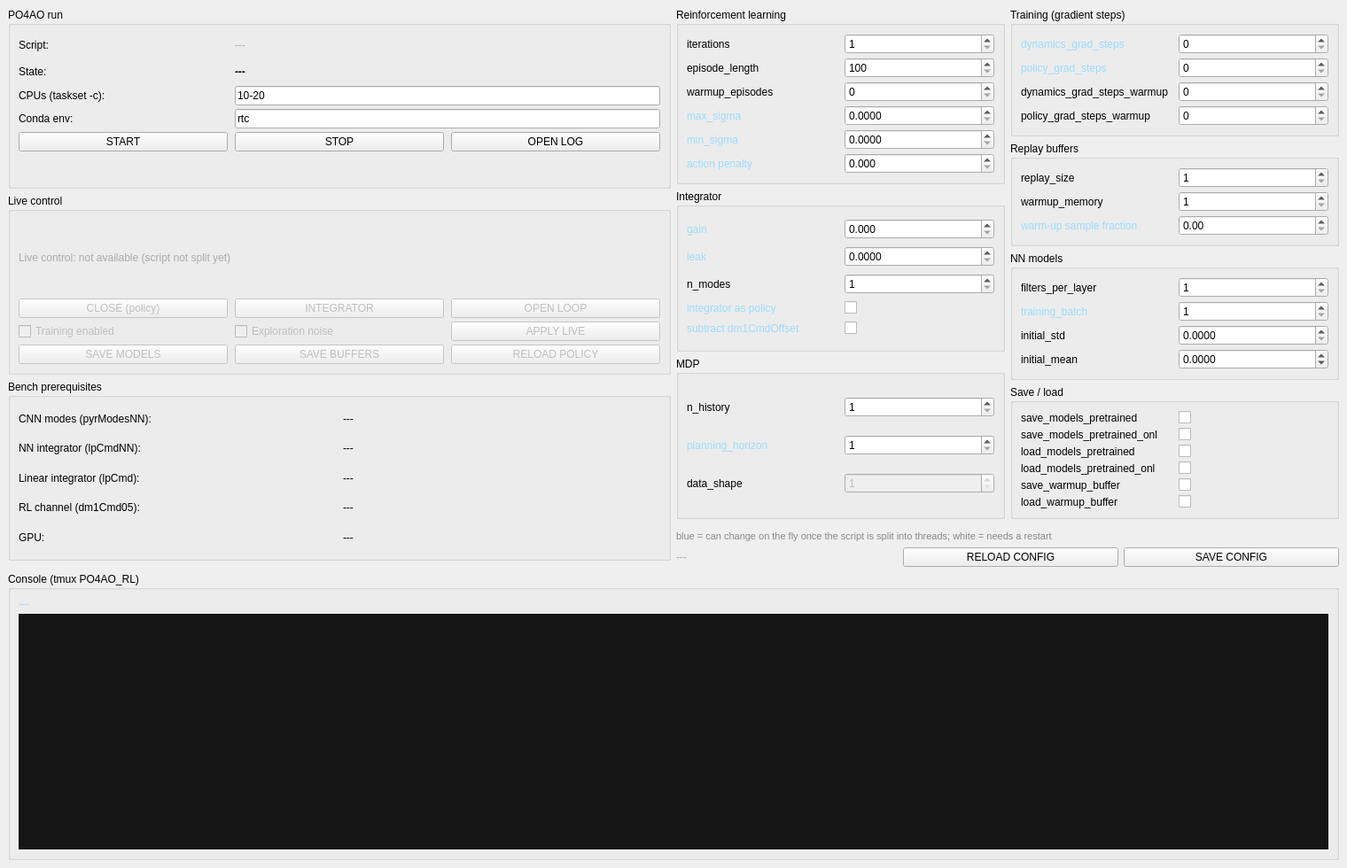
<?xml version="1.0" encoding="UTF-8"?>
<ui version="4.0">
 <class>MainWindow</class>
<widget class="QMainWindow" name="MainWindow"><property name="geometry"><rect><x>0</x><y>0</y><width>1520</width><height>980</height></rect></property><property name="windowTitle"><string>RAMA PO4AO Control</string></property><widget class="QWidget" name="centralwidget"><layout class="QVBoxLayout" name="mainLayout"><item><layout class="QHBoxLayout" name="topLayout"><item><layout class="QVBoxLayout" name="leftColumn"><item><widget class="QGroupBox" name="runGroup"><property name="title"><string>PO4AO run</string></property><layout class="QGridLayout" name="runGrid"><property name="horizontalSpacing"><number>8</number></property><property name="verticalSpacing"><number>4</number></property><item row="0" column="0"><widget class="QLabel" name="scriptLabel"><property name="text"><string>Script:</string></property></widget></item><item row="0" column="1" colspan="2"><widget class="QLabel" name="scriptPathLabel"><property name="text"><string>---</string></property><property name="styleSheet"><string>color: #aaaaaa;</string></property></widget></item><item row="1" column="0"><widget class="QLabel" name="runStateTitle"><property name="text"><string>State:</string></property></widget></item><item row="1" column="1" colspan="2"><widget class="QLabel" name="runStateLabel"><property name="text"><string>---</string></property><property name="styleSheet"><string>font-weight: bold;</string></property></widget></item><item row="2" column="0"><widget class="QLabel" name="cpuTitle"><property name="text"><string>CPUs (taskset -c):</string></property></widget></item><item row="2" column="1" colspan="2"><widget class="QLineEdit" name="cpuEdit"><property name="text"><string>10-20</string></property><property name="toolTip"><string>CPU list for taskset, e.g. 10-20 or 4,5,10-12; empty = no pinning</string></property></widget></item><item row="3" column="0"><widget class="QLabel" name="condaTitle"><property name="text"><string>Conda env:</string></property></widget></item><item row="3" column="1" colspan="2"><widget class="QLineEdit" name="condaEnvEdit"><property name="text"><string>rtc</string></property><property name="toolTip"><string>Environment activated with 'conda activate' before running the script (torch + dao)</string></property></widget></item><item row="4" column="0"><widget class="QPushButton" name="startButton"><property name="text"><string>START</string></property><property name="toolTip"><string>Launch po4ao_rama.py in the PO4AO_RL tmux session with the saved config (it drives the DM)</string></property></widget></item><item row="4" column="1"><widget class="QPushButton" name="stopButton"><property name="text"><string>STOP</string></property><property name="toolTip"><string>Ctrl-C the PO4AO_RL session</string></property></widget></item><item row="4" column="2"><widget class="QPushButton" name="logButton"><property name="text"><string>OPEN LOG</string></property><property name="toolTip"><string>Open a terminal attached to the tmux session</string></property></widget></item><item row="5" column="0" colspan="3"><widget class="QLabel" name="runCommandLabel"><property name="text"><string></string></property><property name="styleSheet"><string>color: #888888; font-size: 11px;</string></property></widget></item></layout></widget></item><item><widget class="QGroupBox" name="liveGroup"><property name="title"><string>Live control</string></property><layout class="QGridLayout" name="liveGrid"><property name="horizontalSpacing"><number>8</number></property><property name="verticalSpacing"><number>4</number></property><item row="0" column="0" colspan="3"><widget class="QLabel" name="liveStateLabel"><property name="text"><string>Live control: not available (script not split yet)</string></property><property name="styleSheet"><string>color: #aaaaaa;</string></property></widget></item><item row="1" column="0"><widget class="QPushButton" name="closeLoopButton"><property name="text"><string>CLOSE (policy)</string></property><property name="toolTip"><string>Policy drives dm1Cmd05</string></property><property name="enabled"><bool>false</bool></property></widget></item><item row="1" column="1"><widget class="QPushButton" name="integratorButton"><property name="text"><string>INTEGRATOR</string></property><property name="toolTip"><string>Integrator drives dm1Cmd05</string></property><property name="enabled"><bool>false</bool></property></widget></item><item row="1" column="2"><widget class="QPushButton" name="openLoopButton"><property name="text"><string>OPEN LOOP</string></property><property name="toolTip"><string>Stop writing dm1Cmd05 (flat)</string></property><property name="enabled"><bool>false</bool></property></widget></item><item row="2" column="0"><widget class="QCheckBox" name="trainingCheckBox"><property name="text"><string>Training enabled</string></property><property name="enabled"><bool>false</bool></property></widget></item><item row="2" column="1"><widget class="QCheckBox" name="explorationCheckBox"><property name="text"><string>Exploration noise</string></property><property name="enabled"><bool>false</bool></property></widget></item><item row="2" column="2"><widget class="QPushButton" name="applyLiveButton"><property name="text"><string>APPLY LIVE</string></property><property name="toolTip"><string>Send the blue parameters to the running script</string></property><property name="enabled"><bool>false</bool></property></widget></item><item row="3" column="0"><widget class="QPushButton" name="saveModelsButton"><property name="text"><string>SAVE MODELS</string></property><property name="toolTip"><string>Checkpoint dynamics + policy now</string></property><property name="enabled"><bool>false</bool></property></widget></item><item row="3" column="1"><widget class="QPushButton" name="saveBuffersButton"><property name="text"><string>SAVE BUFFERS</string></property><property name="toolTip"><string>Dump the replay buffers now</string></property><property name="enabled"><bool>false</bool></property></widget></item><item row="3" column="2"><widget class="QPushButton" name="reloadPolicyButton"><property name="text"><string>RELOAD POLICY</string></property><property name="toolTip"><string>Swap the inference policy with the latest trained one</string></property><property name="enabled"><bool>false</bool></property></widget></item></layout></widget></item><item><widget class="QGroupBox" name="prereqGroup"><property name="title"><string>Bench prerequisites</string></property><layout class="QGridLayout" name="prereqGrid"><property name="horizontalSpacing"><number>8</number></property><property name="verticalSpacing"><number>4</number></property><item row="0" column="0"><widget class="QLabel" name="preCnnTitle"><property name="text"><string>CNN modes (pyrModesNN):</string></property></widget></item><item row="0" column="1"><widget class="QLabel" name="preCnnLabel"><property name="text"><string>---</string></property></widget></item><item row="1" column="0"><widget class="QLabel" name="preNnLoopTitle"><property name="text"><string>NN integrator (lpCmdNN):</string></property></widget></item><item row="1" column="1"><widget class="QLabel" name="preNnLoopLabel"><property name="text"><string>---</string></property></widget></item><item row="2" column="0"><widget class="QLabel" name="preLinLoopTitle"><property name="text"><string>Linear integrator (lpCmd):</string></property></widget></item><item row="2" column="1"><widget class="QLabel" name="preLinLoopLabel"><property name="text"><string>---</string></property></widget></item><item row="3" column="0"><widget class="QLabel" name="preDmTitle"><property name="text"><string>RL channel (dm1Cmd05):</string></property></widget></item><item row="3" column="1"><widget class="QLabel" name="preDmLabel"><property name="text"><string>---</string></property></widget></item><item row="4" column="0"><widget class="QLabel" name="preGpuTitle"><property name="text"><string>GPU:</string></property></widget></item><item row="4" column="1"><widget class="QLabel" name="preGpuLabel"><property name="text"><string>---</string></property></widget></item></layout></widget></item><item><spacer name="leftSpacer"><property name="orientation"><enum>Qt::Vertical</enum></property></spacer></item></layout></item><item><layout class="QVBoxLayout" name="rightColumn"><item><layout class="QHBoxLayout" name="paramColumns"><item><layout class="QVBoxLayout" name="paramColA"><item><widget class="QGroupBox" name="grp__RL"><property name="title"><string>Reinforcement learning</string></property><layout class="QGridLayout" name="grid__RL"><property name="horizontalSpacing"><number>8</number></property><property name="verticalSpacing"><number>4</number></property><item row="0" column="0"><widget class="QLabel" name="lbl__RL__iterations"><property name="text"><string>iterations</string></property><property name="toolTip"><string>Policy episodes after warm-up
Needs a restart of the script</string></property></widget></item><item row="0" column="1"><widget class="QSpinBox" name="cfg__RL__iterations"><property name="minimum"><number>1</number></property><property name="maximum"><number>100000</number></property><property name="singleStep"><number>1</number></property><property name="keyboardTracking"><bool>false</bool></property><property name="toolTip"><string>Policy episodes after warm-up
Needs a restart of the script</string></property></widget></item><item row="1" column="0"><widget class="QLabel" name="lbl__RL__episode_length"><property name="text"><string>episode_length</string></property><property name="toolTip"><string>Frames per episode (replay buffers are sized with it)
Needs a restart of the script</string></property></widget></item><item row="1" column="1"><widget class="QSpinBox" name="cfg__RL__episode_length"><property name="minimum"><number>100</number></property><property name="maximum"><number>1000000</number></property><property name="singleStep"><number>1000</number></property><property name="keyboardTracking"><bool>false</bool></property><property name="toolTip"><string>Frames per episode (replay buffers are sized with it)
Needs a restart of the script</string></property></widget></item><item row="2" column="0"><widget class="QLabel" name="lbl__RL__warmup_episodes"><property name="text"><string>warmup_episodes</string></property><property name="toolTip"><string>Integrator (+ noise) episodes filling the warm-up buffer
Needs a restart of the script</string></property></widget></item><item row="2" column="1"><widget class="QSpinBox" name="cfg__RL__warmup_episodes"><property name="minimum"><number>0</number></property><property name="maximum"><number>1000</number></property><property name="singleStep"><number>1</number></property><property name="keyboardTracking"><bool>false</bool></property><property name="toolTip"><string>Integrator (+ noise) episodes filling the warm-up buffer
Needs a restart of the script</string></property></widget></item><item row="3" column="0"><widget class="QLabel" name="lbl__RL__max_sigma"><property name="text"><string>max_sigma</string></property><property name="toolTip"><string>Initial exploration noise (DM units, x1e-2 in the script)
Can change on the fly (once the script is split)</string></property><property name="styleSheet"><string>color: #9cdcfe;</string></property></widget></item><item row="3" column="1"><widget class="QDoubleSpinBox" name="cfg__RL__max_sigma"><property name="decimals"><number>4</number></property><property name="minimum"><double>0</double></property><property name="maximum"><double>1</double></property><property name="singleStep"><double>0.001</double></property><property name="keyboardTracking"><bool>false</bool></property><property name="toolTip"><string>Initial exploration noise (DM units, x1e-2 in the script)
Can change on the fly (once the script is split)</string></property></widget></item><item row="4" column="0"><widget class="QLabel" name="lbl__RL__min_sigma"><property name="text"><string>min_sigma</string></property><property name="toolTip"><string>Noise below which warm-up data is no longer stored
Can change on the fly (once the script is split)</string></property><property name="styleSheet"><string>color: #9cdcfe;</string></property></widget></item><item row="4" column="1"><widget class="QDoubleSpinBox" name="cfg__RL__min_sigma"><property name="decimals"><number>4</number></property><property name="minimum"><double>0</double></property><property name="maximum"><double>1</double></property><property name="singleStep"><double>0.001</double></property><property name="keyboardTracking"><bool>false</bool></property><property name="toolTip"><string>Noise below which warm-up data is no longer stored
Can change on the fly (once the script is split)</string></property></widget></item><item row="5" column="0"><widget class="QLabel" name="lbl__RL__loss_function_penalty"><property name="text"><string>action penalty</string></property><property name="toolTip"><string>loss = mean(state^2) + penalty * mean(action^2)
Can change on the fly (once the script is split)</string></property><property name="styleSheet"><string>color: #9cdcfe;</string></property></widget></item><item row="5" column="1"><widget class="QDoubleSpinBox" name="cfg__RL__loss_function_penalty"><property name="decimals"><number>3</number></property><property name="minimum"><double>0</double></property><property name="maximum"><double>10</double></property><property name="singleStep"><double>0.05</double></property><property name="keyboardTracking"><bool>false</bool></property><property name="toolTip"><string>loss = mean(state^2) + penalty * mean(action^2)
Can change on the fly (once the script is split)</string></property></widget></item></layout></widget></item><item><widget class="QGroupBox" name="grp__integrator"><property name="title"><string>Integrator</string></property><layout class="QGridLayout" name="grid__integrator"><property name="horizontalSpacing"><number>8</number></property><property name="verticalSpacing"><number>4</number></property><item row="0" column="0"><widget class="QLabel" name="lbl__integrator__gain"><property name="text"><string>gain</string></property><property name="toolTip"><string>Can change on the fly (once the script is split)</string></property><property name="styleSheet"><string>color: #9cdcfe;</string></property></widget></item><item row="0" column="1"><widget class="QDoubleSpinBox" name="cfg__integrator__gain"><property name="decimals"><number>3</number></property><property name="minimum"><double>0</double></property><property name="maximum"><double>2</double></property><property name="singleStep"><double>0.01</double></property><property name="keyboardTracking"><bool>false</bool></property><property name="toolTip"><string>Can change on the fly (once the script is split)</string></property></widget></item><item row="1" column="0"><widget class="QLabel" name="lbl__integrator__leak"><property name="text"><string>leak</string></property><property name="toolTip"><string>Command memory, also used by the RL step
Can change on the fly (once the script is split)</string></property><property name="styleSheet"><string>color: #9cdcfe;</string></property></widget></item><item row="1" column="1"><widget class="QDoubleSpinBox" name="cfg__integrator__leak"><property name="decimals"><number>4</number></property><property name="minimum"><double>0</double></property><property name="maximum"><double>1</double></property><property name="singleStep"><double>0.001</double></property><property name="keyboardTracking"><bool>false</bool></property><property name="toolTip"><string>Command memory, also used by the RL step
Can change on the fly (once the script is split)</string></property></widget></item><item row="2" column="0"><widget class="QLabel" name="lbl__integrator__n_modes"><property name="text"><string>n_modes</string></property><property name="toolTip"><string>Modes kept by the KL projection of the policy output
Needs a restart of the script</string></property></widget></item><item row="2" column="1"><widget class="QSpinBox" name="cfg__integrator__n_modes"><property name="minimum"><number>1</number></property><property name="maximum"><number>96</number></property><property name="singleStep"><number>1</number></property><property name="keyboardTracking"><bool>false</bool></property><property name="toolTip"><string>Modes kept by the KL projection of the policy output
Needs a restart of the script</string></property></widget></item><item row="3" column="0"><widget class="QLabel" name="lbl__integrator__integrator"><property name="text"><string>integrator as policy</string></property><property name="toolTip"><string>Can change on the fly (once the script is split)</string></property><property name="styleSheet"><string>color: #9cdcfe;</string></property></widget></item><item row="3" column="1"><widget class="QCheckBox" name="cfg__integrator__integrator"><property name="toolTip"><string>Can change on the fly (once the script is split)</string></property></widget></item><item row="4" column="0"><widget class="QLabel" name="lbl__integrator__offset"><property name="text"><string>subtract dm1CmdOffset</string></property><property name="toolTip"><string>Can change on the fly (once the script is split)</string></property><property name="styleSheet"><string>color: #9cdcfe;</string></property></widget></item><item row="4" column="1"><widget class="QCheckBox" name="cfg__integrator__offset"><property name="toolTip"><string>Can change on the fly (once the script is split)</string></property></widget></item></layout></widget></item><item><widget class="QGroupBox" name="grp__MDP"><property name="title"><string>MDP</string></property><layout class="QGridLayout" name="grid__MDP"><property name="horizontalSpacing"><number>8</number></property><property name="verticalSpacing"><number>4</number></property><item row="0" column="0"><widget class="QLabel" name="lbl__MDP__n_history"><property name="text"><string>n_history</string></property><property name="toolTip"><string>Past frames fed to the networks (changes the network input size)
Needs a restart of the script</string></property></widget></item><item row="0" column="1"><widget class="QSpinBox" name="cfg__MDP__n_history"><property name="minimum"><number>1</number></property><property name="maximum"><number>512</number></property><property name="singleStep"><number>1</number></property><property name="keyboardTracking"><bool>false</bool></property><property name="toolTip"><string>Past frames fed to the networks (changes the network input size)
Needs a restart of the script</string></property></widget></item><item row="1" column="0"><widget class="QLabel" name="lbl__MDP__planning_horizon"><property name="text"><string>planning_horizon</string></property><property name="toolTip"><string>Dynamics roll-out steps when training the policy
Can change on the fly (once the script is split)</string></property><property name="styleSheet"><string>color: #9cdcfe;</string></property></widget></item><item row="1" column="1"><widget class="QSpinBox" name="cfg__MDP__planning_horizon"><property name="minimum"><number>1</number></property><property name="maximum"><number>64</number></property><property name="singleStep"><number>1</number></property><property name="keyboardTracking"><bool>false</bool></property><property name="toolTip"><string>Dynamics roll-out steps when training the policy
Can change on the fly (once the script is split)</string></property></widget></item><item row="2" column="0"><widget class="QLabel" name="lbl__MDP__data_shape"><property name="text"><string>data_shape</string></property><property name="toolTip"><string>DM grid size, set by dm1Map (11x11)
Needs a restart of the script</string></property></widget></item><item row="2" column="1"><widget class="QSpinBox" name="cfg__MDP__data_shape"><property name="minimum"><number>1</number></property><property name="maximum"><number>64</number></property><property name="singleStep"><number>1</number></property><property name="keyboardTracking"><bool>false</bool></property><property name="toolTip"><string>DM grid size, set by dm1Map (11x11)
Needs a restart of the script</string></property><property name="enabled"><bool>false</bool></property></widget></item></layout></widget></item><item><spacer name="paramColASpacer"><property name="orientation"><enum>Qt::Vertical</enum></property></spacer></item></layout></item><item><layout class="QVBoxLayout" name="paramColB"><item><widget class="QGroupBox" name="grp__training"><property name="title"><string>Training (gradient steps)</string></property><layout class="QGridLayout" name="grid__training"><property name="horizontalSpacing"><number>8</number></property><property name="verticalSpacing"><number>4</number></property><item row="0" column="0"><widget class="QLabel" name="lbl__training__dynamics_grad_steps"><property name="text"><string>dynamics_grad_steps</string></property><property name="toolTip"><string>Can change on the fly (once the script is split)</string></property><property name="styleSheet"><string>color: #9cdcfe;</string></property></widget></item><item row="0" column="1"><widget class="QSpinBox" name="cfg__training__dynamics_grad_steps"><property name="minimum"><number>0</number></property><property name="maximum"><number>10000</number></property><property name="singleStep"><number>1</number></property><property name="keyboardTracking"><bool>false</bool></property><property name="toolTip"><string>Can change on the fly (once the script is split)</string></property></widget></item><item row="1" column="0"><widget class="QLabel" name="lbl__training__policy_grad_steps"><property name="text"><string>policy_grad_steps</string></property><property name="toolTip"><string>Can change on the fly (once the script is split)</string></property><property name="styleSheet"><string>color: #9cdcfe;</string></property></widget></item><item row="1" column="1"><widget class="QSpinBox" name="cfg__training__policy_grad_steps"><property name="minimum"><number>0</number></property><property name="maximum"><number>10000</number></property><property name="singleStep"><number>1</number></property><property name="keyboardTracking"><bool>false</bool></property><property name="toolTip"><string>Can change on the fly (once the script is split)</string></property></widget></item><item row="2" column="0"><widget class="QLabel" name="lbl__training__dynamics_grad_steps_warmup"><property name="text"><string>dynamics_grad_steps_warmup</string></property><property name="toolTip"><string>Needs a restart of the script</string></property></widget></item><item row="2" column="1"><widget class="QSpinBox" name="cfg__training__dynamics_grad_steps_warmup"><property name="minimum"><number>0</number></property><property name="maximum"><number>100000</number></property><property name="singleStep"><number>1</number></property><property name="keyboardTracking"><bool>false</bool></property><property name="toolTip"><string>Needs a restart of the script</string></property></widget></item><item row="3" column="0"><widget class="QLabel" name="lbl__training__policy_grad_steps_warmup"><property name="text"><string>policy_grad_steps_warmup</string></property><property name="toolTip"><string>Needs a restart of the script</string></property></widget></item><item row="3" column="1"><widget class="QSpinBox" name="cfg__training__policy_grad_steps_warmup"><property name="minimum"><number>0</number></property><property name="maximum"><number>100000</number></property><property name="singleStep"><number>1</number></property><property name="keyboardTracking"><bool>false</bool></property><property name="toolTip"><string>Needs a restart of the script</string></property></widget></item></layout></widget></item><item><widget class="QGroupBox" name="grp__replay_buffers"><property name="title"><string>Replay buffers</string></property><layout class="QGridLayout" name="grid__replay_buffers"><property name="horizontalSpacing"><number>8</number></property><property name="verticalSpacing"><number>4</number></property><item row="0" column="0"><widget class="QLabel" name="lbl__replay_buffers__replay_size"><property name="text"><string>replay_size</string></property><property name="toolTip"><string>Episodes kept in the on-line buffer (GPU memory)
Needs a restart of the script</string></property></widget></item><item row="0" column="1"><widget class="QSpinBox" name="cfg__replay_buffers__replay_size"><property name="minimum"><number>1</number></property><property name="maximum"><number>1000</number></property><property name="singleStep"><number>1</number></property><property name="keyboardTracking"><bool>false</bool></property><property name="toolTip"><string>Episodes kept in the on-line buffer (GPU memory)
Needs a restart of the script</string></property></widget></item><item row="1" column="0"><widget class="QLabel" name="lbl__replay_buffers__warmup_memory"><property name="text"><string>warmup_memory</string></property><property name="toolTip"><string>Episodes kept in the warm-up buffer (GPU memory)
Needs a restart of the script</string></property></widget></item><item row="1" column="1"><widget class="QSpinBox" name="cfg__replay_buffers__warmup_memory"><property name="minimum"><number>1</number></property><property name="maximum"><number>1000</number></property><property name="singleStep"><number>1</number></property><property name="keyboardTracking"><bool>false</bool></property><property name="toolTip"><string>Episodes kept in the warm-up buffer (GPU memory)
Needs a restart of the script</string></property></widget></item><item row="2" column="0"><widget class="QLabel" name="lbl__replay_buffers__train_warmup_percent"><property name="text"><string>warm-up sample fraction</string></property><property name="toolTip"><string>Probability a training batch is drawn from the warm-up buffer
Can change on the fly (once the script is split)</string></property><property name="styleSheet"><string>color: #9cdcfe;</string></property></widget></item><item row="2" column="1"><widget class="QDoubleSpinBox" name="cfg__replay_buffers__train_warmup_percent"><property name="decimals"><number>2</number></property><property name="minimum"><double>0</double></property><property name="maximum"><double>1</double></property><property name="singleStep"><double>0.05</double></property><property name="keyboardTracking"><bool>false</bool></property><property name="toolTip"><string>Probability a training batch is drawn from the warm-up buffer
Can change on the fly (once the script is split)</string></property></widget></item></layout></widget></item><item><widget class="QGroupBox" name="grp__NN_models"><property name="title"><string>NN models</string></property><layout class="QGridLayout" name="grid__NN_models"><property name="horizontalSpacing"><number>8</number></property><property name="verticalSpacing"><number>4</number></property><item row="0" column="0"><widget class="QLabel" name="lbl__NN_models__filters_per_layer"><property name="text"><string>filters_per_layer</string></property><property name="toolTip"><string>Needs a restart of the script</string></property></widget></item><item row="0" column="1"><widget class="QSpinBox" name="cfg__NN_models__filters_per_layer"><property name="minimum"><number>1</number></property><property name="maximum"><number>256</number></property><property name="singleStep"><number>1</number></property><property name="keyboardTracking"><bool>false</bool></property><property name="toolTip"><string>Needs a restart of the script</string></property></widget></item><item row="1" column="0"><widget class="QLabel" name="lbl__NN_models__training_batch"><property name="text"><string>training_batch</string></property><property name="toolTip"><string>Can change on the fly (once the script is split)</string></property><property name="styleSheet"><string>color: #9cdcfe;</string></property></widget></item><item row="1" column="1"><widget class="QSpinBox" name="cfg__NN_models__training_batch"><property name="minimum"><number>1</number></property><property name="maximum"><number>1024</number></property><property name="singleStep"><number>1</number></property><property name="keyboardTracking"><bool>false</bool></property><property name="toolTip"><string>Can change on the fly (once the script is split)</string></property></widget></item><item row="2" column="0"><widget class="QLabel" name="lbl__NN_models__initial_std"><property name="text"><string>initial_std</string></property><property name="toolTip"><string>Needs a restart of the script</string></property></widget></item><item row="2" column="1"><widget class="QDoubleSpinBox" name="cfg__NN_models__initial_std"><property name="decimals"><number>4</number></property><property name="minimum"><double>0</double></property><property name="maximum"><double>1</double></property><property name="singleStep"><double>0.001</double></property><property name="keyboardTracking"><bool>false</bool></property><property name="toolTip"><string>Needs a restart of the script</string></property></widget></item><item row="3" column="0"><widget class="QLabel" name="lbl__NN_models__initial_mean"><property name="text"><string>initial_mean</string></property><property name="toolTip"><string>Needs a restart of the script</string></property></widget></item><item row="3" column="1"><widget class="QDoubleSpinBox" name="cfg__NN_models__initial_mean"><property name="decimals"><number>4</number></property><property name="minimum"><double>-1</double></property><property name="maximum"><double>1</double></property><property name="singleStep"><double>0.001</double></property><property name="keyboardTracking"><bool>false</bool></property><property name="toolTip"><string>Needs a restart of the script</string></property></widget></item></layout></widget></item><item><widget class="QGroupBox" name="grp__save_and_load"><property name="title"><string>Save / load</string></property><layout class="QGridLayout" name="grid__save_and_load"><property name="horizontalSpacing"><number>8</number></property><property name="verticalSpacing"><number>4</number></property><item row="0" column="0"><widget class="QLabel" name="lbl__save_and_load__save_models_pretrained"><property name="text"><string>save_models_pretrained</string></property><property name="toolTip"><string>Needs a restart of the script</string></property></widget></item><item row="0" column="1"><widget class="QCheckBox" name="cfg__save_and_load__save_models_pretrained"><property name="toolTip"><string>Needs a restart of the script</string></property></widget></item><item row="1" column="0"><widget class="QLabel" name="lbl__save_and_load__save_models_pretrained_onl"><property name="text"><string>save_models_pretrained_onl</string></property><property name="toolTip"><string>Needs a restart of the script</string></property></widget></item><item row="1" column="1"><widget class="QCheckBox" name="cfg__save_and_load__save_models_pretrained_onl"><property name="toolTip"><string>Needs a restart of the script</string></property></widget></item><item row="2" column="0"><widget class="QLabel" name="lbl__save_and_load__load_models_pretrained"><property name="text"><string>load_models_pretrained</string></property><property name="toolTip"><string>Needs a restart of the script</string></property></widget></item><item row="2" column="1"><widget class="QCheckBox" name="cfg__save_and_load__load_models_pretrained"><property name="toolTip"><string>Needs a restart of the script</string></property></widget></item><item row="3" column="0"><widget class="QLabel" name="lbl__save_and_load__load_models_pretrained_onl"><property name="text"><string>load_models_pretrained_onl</string></property><property name="toolTip"><string>Needs a restart of the script</string></property></widget></item><item row="3" column="1"><widget class="QCheckBox" name="cfg__save_and_load__load_models_pretrained_onl"><property name="toolTip"><string>Needs a restart of the script</string></property></widget></item><item row="4" column="0"><widget class="QLabel" name="lbl__save_and_load__save_warmup_buffer"><property name="text"><string>save_warmup_buffer</string></property><property name="toolTip"><string>Needs a restart of the script</string></property></widget></item><item row="4" column="1"><widget class="QCheckBox" name="cfg__save_and_load__save_warmup_buffer"><property name="toolTip"><string>Needs a restart of the script</string></property></widget></item><item row="5" column="0"><widget class="QLabel" name="lbl__save_and_load__load_warmup_buffer"><property name="text"><string>load_warmup_buffer</string></property><property name="toolTip"><string>Needs a restart of the script</string></property></widget></item><item row="5" column="1"><widget class="QCheckBox" name="cfg__save_and_load__load_warmup_buffer"><property name="toolTip"><string>Needs a restart of the script</string></property></widget></item></layout></widget></item><item><spacer name="paramColBSpacer"><property name="orientation"><enum>Qt::Vertical</enum></property></spacer></item></layout></item></layout></item><item><widget class="QLabel" name="legendLabel"><property name="text"><string>blue = can change on the fly once the script is split into threads; white = needs a restart</string></property><property name="styleSheet"><string>color: #888888; font-size: 11px;</string></property></widget></item><item><layout class="QHBoxLayout" name="cfgButtons"><item><widget class="QLabel" name="configPathLabel"><property name="text"><string>---</string></property><property name="styleSheet"><string>color: #aaaaaa;</string></property></widget></item><item><spacer name="cfgSpacer"><property name="orientation"><enum>Qt::Horizontal</enum></property></spacer></item><item><widget class="QPushButton" name="reloadConfigButton"><property name="text"><string>RELOAD CONFIG</string></property><property name="toolTip"><string>Discard edits, re-read po4ao_config.py</string></property></widget></item><item><widget class="QPushButton" name="saveConfigButton"><property name="text"><string>SAVE CONFIG</string></property><property name="toolTip"><string>Write po4ao_config.py (backup kept, comments preserved)</string></property></widget></item></layout></item></layout></item></layout></item><item><widget class="QGroupBox" name="statusGroup"><property name="title"><string>Console (tmux PO4AO_RL)</string></property><layout class="QGridLayout" name="statusGrid"><property name="horizontalSpacing"><number>8</number></property><property name="verticalSpacing"><number>4</number></property><item row="0" column="0"><widget class="QLabel" name="budgetLabel"><property name="text"><string>---</string></property><property name="styleSheet"><string>color: #9cdcfe;</string></property></widget></item><item row="1" column="0"><widget class="QPlainTextEdit" name="logText"><property name="readOnly"><bool>true</bool></property><property name="lineWrapMode"><enum>QPlainTextEdit::NoWrap</enum></property><property name="maximumBlockCount"><number>2000</number></property><property name="minimumSize"><size><width>0</width><height>220</height></size></property><property name="styleSheet"><string>background-color: #151515; color: #cccccc; font-family: monospace; font-size: 11px;</string></property></widget></item></layout></widget></item></layout></widget></widget>
 <resources/>
 <connections/>
</ui>
